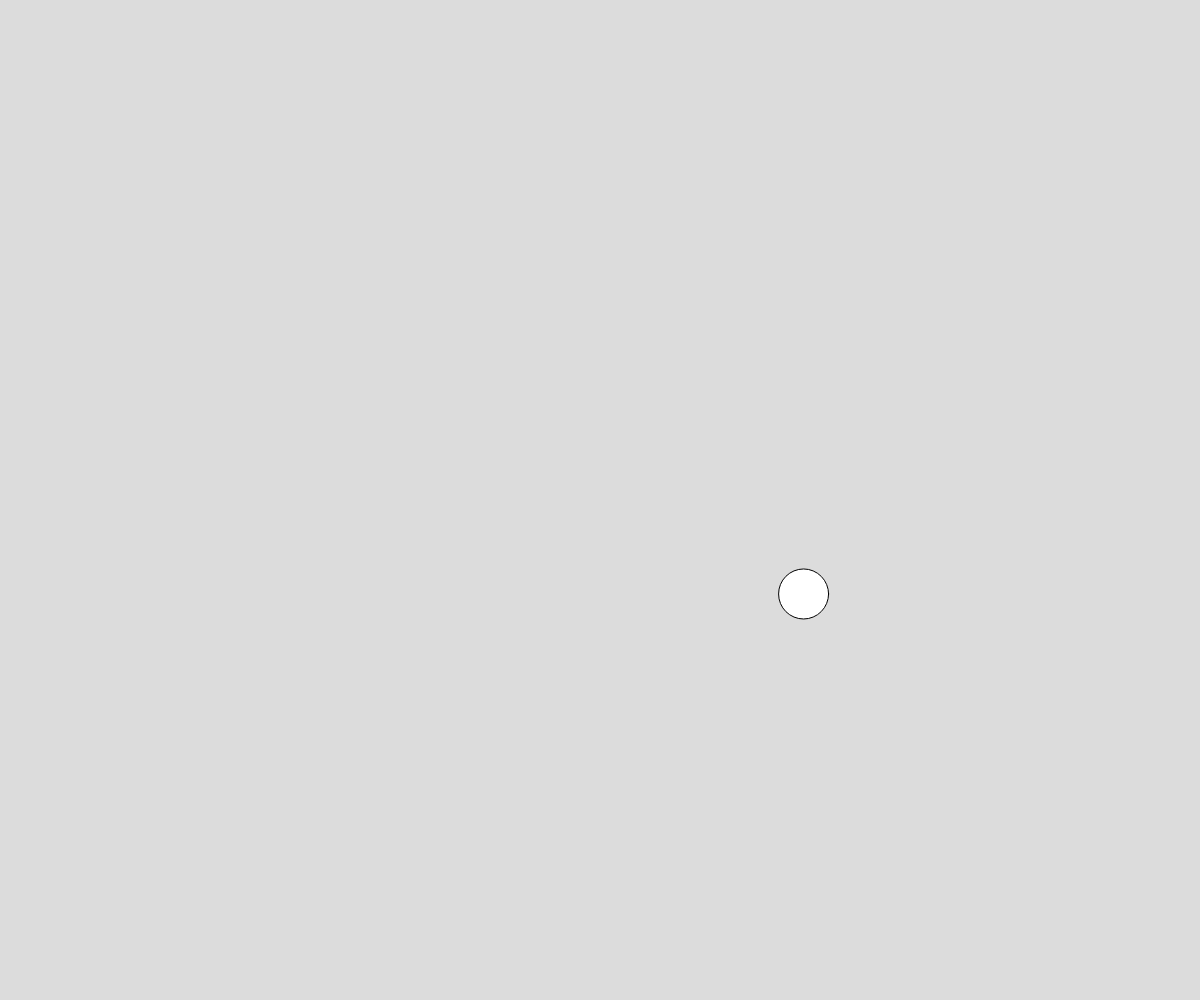
Frame 1 (no input)
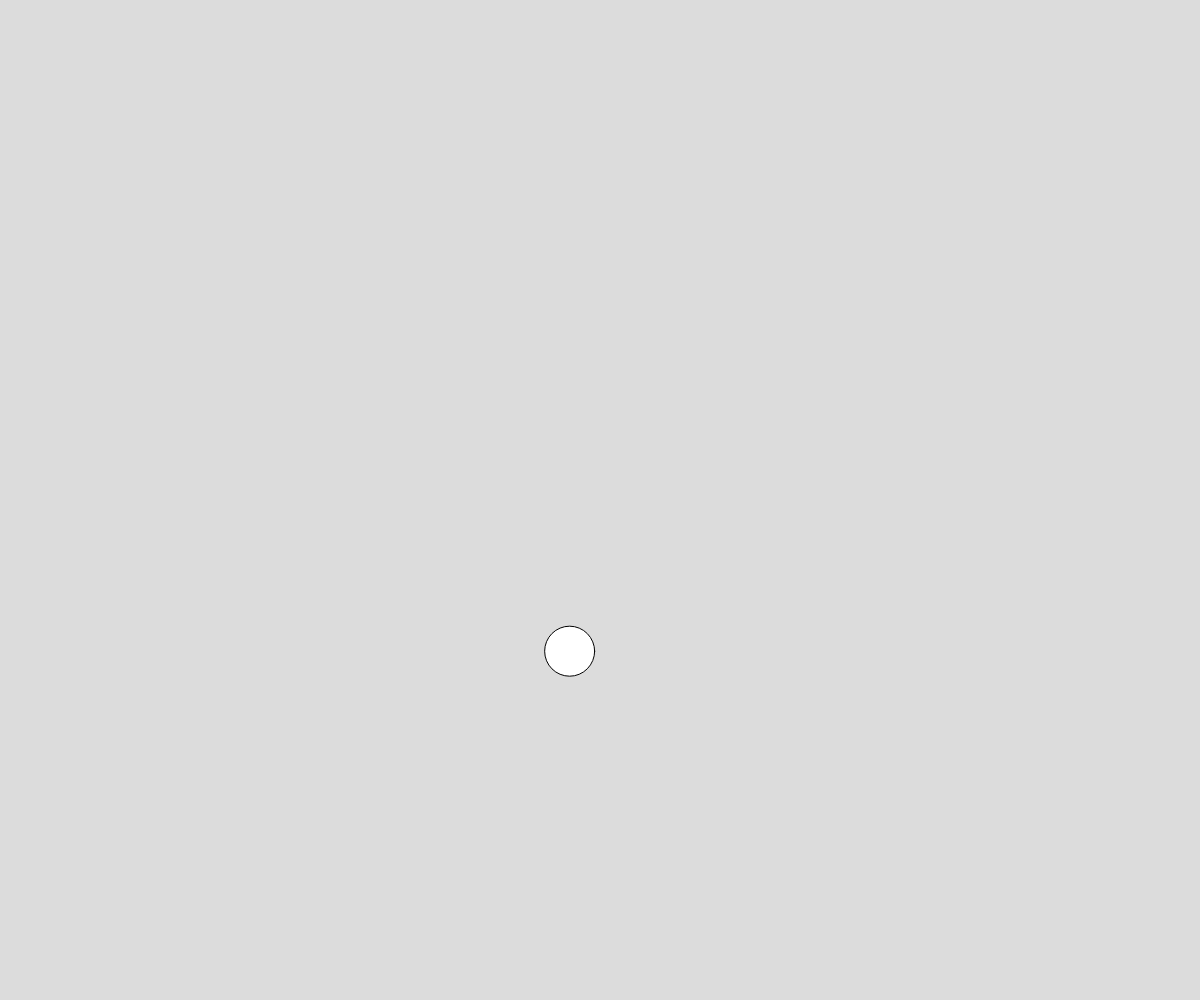
Frame 60 (no input)
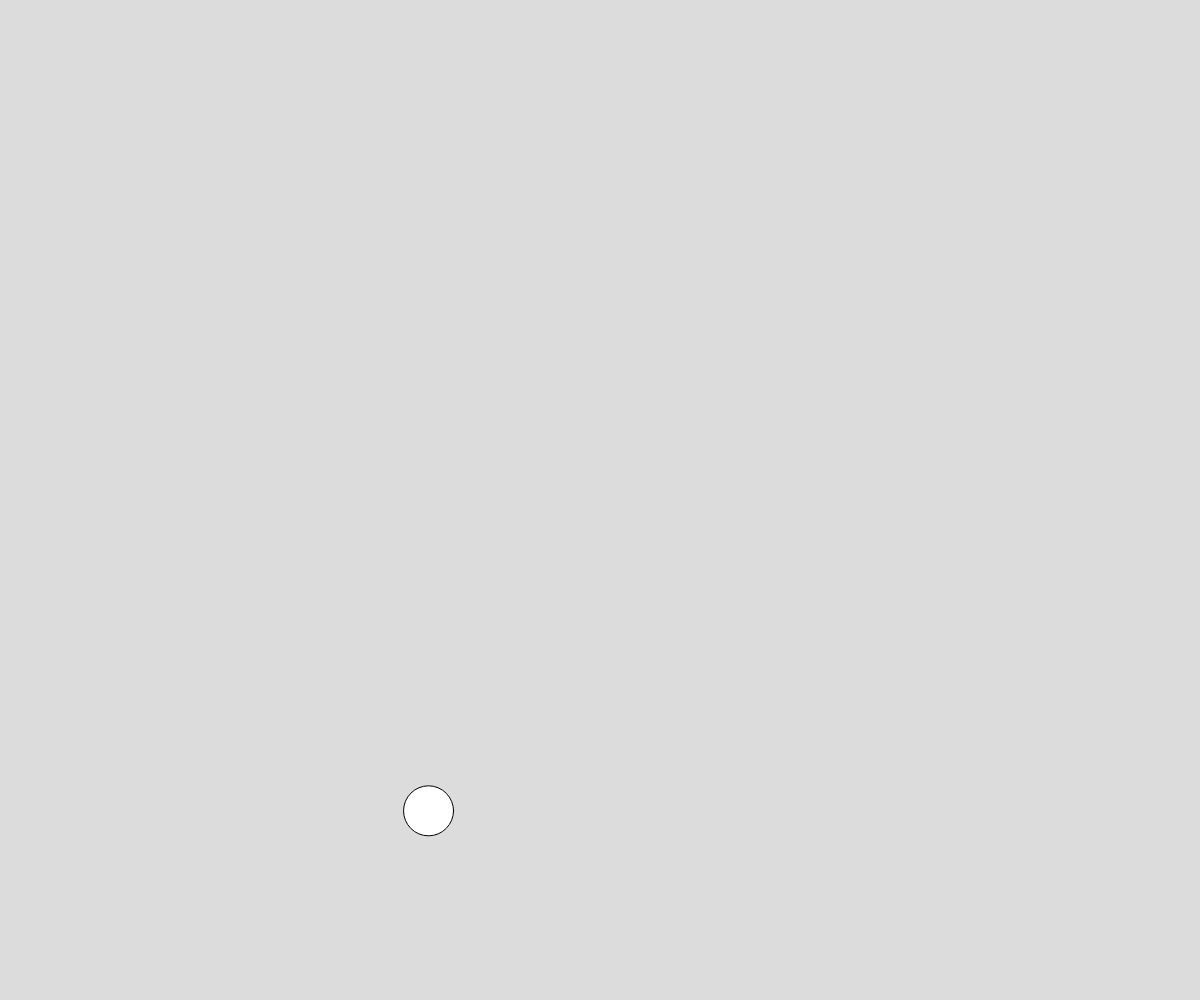
Frame 120 (the mouse pressed at the canvas centre since frame 60)

The p5.js sketch that drew these frames (run headless with seeded random() and noise() and a simulated clock; from frame 60 on, the mouse is pressed at the canvas centre):

// p5.js sketch
// ── sketch.js
// Perlin noise
// Your Name
// Date
//
// Extra for Experts:
// - describe what you did to take this project "above and beyond"



let x;
let y;
let time = 0;

function setup() {
  createCanvas(windowWidth, windowHeight);
  x = width/2;
  y = height/2;
}

function draw() {
  background(220);


  x = noise(time) * width;
  y = noise(time + 1000) * height;
  circle(x, y, 50);

  time += 0.005;
}
